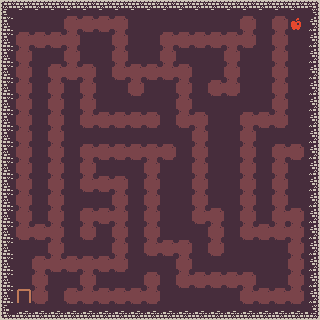

A level layout from a 2D game, rendered from its tile map. Below: a short description, then the map file with tile-grid data replaced by summaries:
An orthogonal 20x20 tile map with 16x16 px tiles, 5 tile layers (walls, walls2, path, base, ...), 1 hidden layer not drawn.

<map version="1.10" tiledversion="1.11.2" orientation="orthogonal" renderorder="right-down" width="20" height="20" tilewidth="16" tileheight="16" infinite="0" nextlayerid="8" nextobjectid="1">
 <tileset firstgid="1" source="colored_sheet.tsx" />
 <layer id="1" name="walls" width="20" height="20">
  <data>[400 cells, 77 non-empty, 9 distinct tile ids]</data>
 </layer>
 <layer id="7" name="walls2" width="20" height="20">
  <data>[400 cells, 166 non-empty, 1 distinct tile ids]</data>
 </layer>
 <layer id="2" name="path" width="20" height="20">
  <data>[400 cells, 157 non-empty, 1 distinct tile ids]</data>
 </layer>
 <layer id="6" name="base" width="20" height="20">
  <data>[400 cells, 1 non-empty, 1 distinct tile ids]</data>
 </layer>
 <layer id="4" name="apple" width="20" height="20">
  <data>[400 cells, 1 non-empty, 1 distinct tile ids]</data>
 </layer>
 <layer id="5" name="collision" width="20" height="20" visible="0">
  <data>[400 cells, 242 non-empty, 1 distinct tile ids]</data>
 </layer>
</map>
